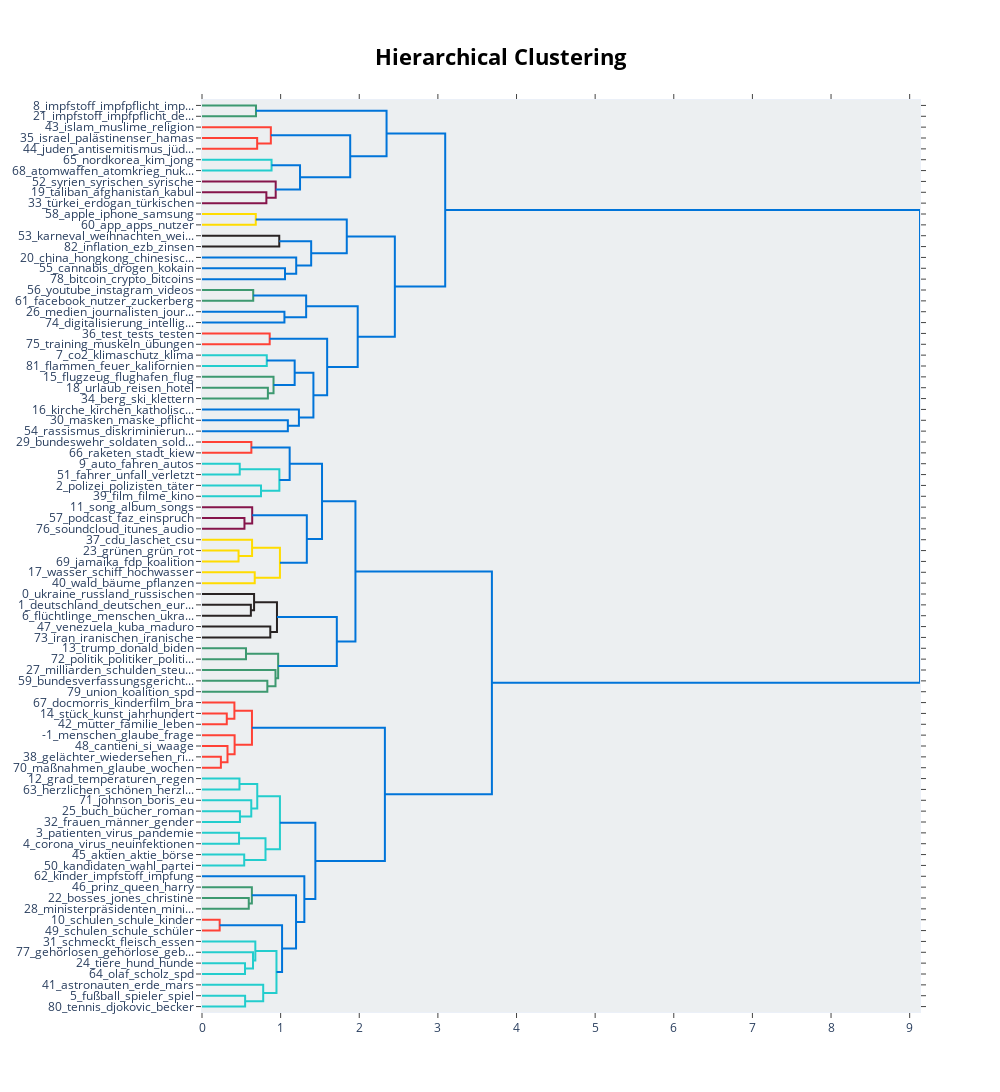

Source (notebook cell):
### Code cell
topic_model.visualize_hierarchy()

### Figure 1 — Plotly figure (JSON) as saved in the notebook; plotly's stock layout.template omitted (floating-point values rounded to 4 significant figures)
{"data": [{"hoverinfo": "text", "marker": {"color": "rgb(61,153,112)"}, "mode": "lines", "type": "scatter", "x": [0, 0.6864, 0.6864, 0], "xaxis": "x", "y": [-5, -5, -15, -15], "yaxis": "y"}, {"hoverinfo": "text", "marker": {"color": "rgb(255,65,54)"}, "mode": "lines", "type": "scatter", "x": [0, 0.7016, 0.7016, 0], "xaxis": "x", "y": [-35, -35, -45, -45], "yaxis": "y"}, {"hoverinfo": "text", "marker": {"color": "rgb(255,65,54)"}, "mode": "lines", "type": "scatter", "x": [0, 0.8755, 0.8755, 0.7016], "xaxis": "x", "y": [-25, -25, -40, -40], "yaxis": "y"}, {"hoverinfo": "text", "marker": {"color": "rgb(35,205,205)"}, "mode": "lines", "type": "scatter", "x": [0, 0.8846, 0.8846, 0], "xaxis": "x", "y": [-55, -55, -65, -65], "yaxis": "y"}, {"hoverinfo": "text", "marker": {"color": "rgb(133,20,75)"}, "mode": "lines", "type": "scatter", "x": [0, 0.8186, 0.8186, 0], "xaxis": "x", "y": [-85, -85, -95, -95], "yaxis": "y"}, {"hoverinfo": "text", "marker": {"color": "rgb(133,20,75)"}, "mode": "lines", "type": "scatter", "x": [0, 0.9373, 0.9373, 0.8186], "xaxis": "x", "y": [-75, -75, -90, -90], "yaxis": "y"}, {"hoverinfo": "text", "marker": {"color": "rgb(0,116,217)"}, "mode": "lines", "type": "scatter", "x": [0.8846, 1.247, 1.247, 0.9373], "xaxis": "x", "y": [-60, -60, -82.5, -82.5], "yaxis": "y"}, {"hoverinfo": "text", "marker": {"color": "rgb(0,116,217)"}, "mode": "lines", "type": "scatter", "x": [0.8755, 1.885, 1.885, 1.247], "xaxis": "x", "y": [-32.5, -32.5, -71.25, -71.25], "yaxis": "y"}, {"hoverinfo": "text", "marker": {"color": "rgb(0,116,217)"}, "mode": "lines", "type": "scatter", "x": [0.6864, 2.347, 2.347, 1.885], "xaxis": "x", "y": [-10, -10, -51.88, -51.88], "yaxis": "y"}, {"hoverinfo": "text", "marker": {"color": "rgb(255,220,0)"}, "mode": "lines", "type": "scatter", "x": [0, 0.684, 0.684, 0], "xaxis": "x", "y": [-105, -105, -115, -115], "yaxis": "y"}, {"hoverinfo": "text", "marker": {"color": "rgb(40,35,35)"}, "mode": "lines", "type": "scatter", "x": [0, 0.9826, 0.9826, 0], "xaxis": "x", "y": [-125, -125, -135, -135], "yaxis": "y"}, {"hoverinfo": "text", "marker": {"color": "rgb(0,116,217)"}, "mode": "lines", "type": "scatter", "x": [0, 1.056, 1.056, 0], "xaxis": "x", "y": [-155, -155, -165, -165], "yaxis": "y"}, {"hoverinfo": "text", "marker": {"color": "rgb(0,116,217)"}, "mode": "lines", "type": "scatter", "x": [0, 1.198, 1.198, 1.056], "xaxis": "x", "y": [-145, -145, -160, -160], "yaxis": "y"}, {"hoverinfo": "text", "marker": {"color": "rgb(0,116,217)"}, "mode": "lines", "type": "scatter", "x": [0.9826, 1.388, 1.388, 1.198], "xaxis": "x", "y": [-130, -130, -152.5, -152.5], "yaxis": "y"}, {"hoverinfo": "text", "marker": {"color": "rgb(0,116,217)"}, "mode": "lines", "type": "scatter", "x": [0.684, 1.841, 1.841, 1.388], "xaxis": "x", "y": [-110, -110, -141.2, -141.2], "yaxis": "y"}, {"hoverinfo": "text", "marker": {"color": "rgb(61,153,112)"}, "mode": "lines", "type": "scatter", "x": [0, 0.6514, 0.6514, 0], "xaxis": "x", "y": [-175, -175, -185, -185], "yaxis": "y"}, {"hoverinfo": "text", "marker": {"color": "rgb(0,116,217)"}, "mode": "lines", "type": "scatter", "x": [0, 1.048, 1.048, 0], "xaxis": "x", "y": [-195, -195, -205, -205], "yaxis": "y"}, {"hoverinfo": "text", "marker": {"color": "rgb(0,116,217)"}, "mode": "lines", "type": "scatter", "x": [0.6514, 1.325, 1.325, 1.048], "xaxis": "x", "y": [-180, -180, -200, -200], "yaxis": "y"}, {"hoverinfo": "text", "marker": {"color": "rgb(255,65,54)"}, "mode": "lines", "type": "scatter", "x": [0, 0.8609, 0.8609, 0], "xaxis": "x", "y": [-215, -215, -225, -225], "yaxis": "y"}, {"hoverinfo": "text", "marker": {"color": "rgb(35,205,205)"}, "mode": "lines", "type": "scatter", "x": [0, 0.8239, 0.8239, 0], "xaxis": "x", "y": [-235, -235, -245, -245], "yaxis": "y"}, {"hoverinfo": "text", "marker": {"color": "rgb(61,153,112)"}, "mode": "lines", "type": "scatter", "x": [0, 0.8378, 0.8378, 0], "xaxis": "x", "y": [-265, -265, -275, -275], "yaxis": "y"}, {"hoverinfo": "text", "marker": {"color": "rgb(61,153,112)"}, "mode": "lines", "type": "scatter", "x": [0, 0.9097, 0.9097, 0.8378], "xaxis": "x", "y": [-255, -255, -270, -270], "yaxis": "y"}, {"hoverinfo": "text", "marker": {"color": "rgb(0,116,217)"}, "mode": "lines", "type": "scatter", "x": [0.8239, 1.179, 1.179, 0.9097], "xaxis": "x", "y": [-240, -240, -262.5, -262.5], "yaxis": "y"}, {"hoverinfo": "text", "marker": {"color": "rgb(0,116,217)"}, "mode": "lines", "type": "scatter", "x": [0, 1.092, 1.092, 0], "xaxis": "x", "y": [-295, -295, -305, -305], "yaxis": "y"}, {"hoverinfo": "text", "marker": {"color": "rgb(0,116,217)"}, "mode": "lines", "type": "scatter", "x": [0, 1.233, 1.233, 1.092], "xaxis": "x", "y": [-285, -285, -300, -300], "yaxis": "y"}, {"hoverinfo": "text", "marker": {"color": "rgb(0,116,217)"}, "mode": "lines", "type": "scatter", "x": [1.179, 1.417, 1.417, 1.233], "xaxis": "x", "y": [-251.2, -251.2, -292.5, -292.5], "yaxis": "y"}, {"hoverinfo": "text", "marker": {"color": "rgb(0,116,217)"}, "mode": "lines", "type": "scatter", "x": [0.8609, 1.592, 1.592, 1.417], "xaxis": "x", "y": [-220, -220, -271.9, -271.9], "yaxis": "y"}, {"hoverinfo": "text", "marker": {"color": "rgb(0,116,217)"}, "mode": "lines", "type": "scatter", "x": [1.325, 1.98, 1.98, 1.592], "xaxis": "x", "y": [-190, -190, -245.9, -245.9], "yaxis": "y"}, {"hoverinfo": "text", "marker": {"color": "rgb(0,116,217)"}, "mode": "lines", "type": "scatter", "x": [1.841, 2.452, 2.452, 1.98], "xaxis": "x", "y": [-125.6, -125.6, -218.0, -218.0], "yaxis": "y"}, {"hoverinfo": "text", "marker": {"color": "rgb(0,116,217)"}, "mode": "lines", "type": "scatter", "x": [2.347, 3.093, 3.093, 2.452], "xaxis": "x", "y": [-30.94, -30.94, -171.8, -171.8], "yaxis": "y"}, {"hoverinfo": "text", "marker": {"color": "rgb(255,65,54)"}, "mode": "lines", "type": "scatter", "x": [0, 0.6277, 0.6277, 0], "xaxis": "x", "y": [-315, -315, -325, -325], "yaxis": "y"}, {"hoverinfo": "text", "marker": {"color": "rgb(35,205,205)"}, "mode": "lines", "type": "scatter", "x": [0, 0.4798, 0.4798, 0], "xaxis": "x", "y": [-335, -335, -345, -345], "yaxis": "y"}, {"hoverinfo": "text", "marker": {"color": "rgb(35,205,205)"}, "mode": "lines", "type": "scatter", "x": [0, 0.7503, 0.7503, 0], "xaxis": "x", "y": [-355, -355, -365, -365], "yaxis": "y"}, {"hoverinfo": "text", "marker": {"color": "rgb(35,205,205)"}, "mode": "lines", "type": "scatter", "x": [0.4798, 0.9839, 0.9839, 0.7503], "xaxis": "x", "y": [-340, -340, -360, -360], "yaxis": "y"}, {"hoverinfo": "text", "marker": {"color": "rgb(0,116,217)"}, "mode": "lines", "type": "scatter", "x": [0.6277, 1.115, 1.115, 0.9839], "xaxis": "x", "y": [-320, -320, -350, -350], "yaxis": "y"}, {"hoverinfo": "text", "marker": {"color": "rgb(133,20,75)"}, "mode": "lines", "type": "scatter", "x": [0, 0.54, 0.54, 0], "xaxis": "x", "y": [-385, -385, -395, -395], "yaxis": "y"}, {"hoverinfo": "text", "marker": {"color": "rgb(133,20,75)"}, "mode": "lines", "type": "scatter", "x": [0, 0.6385, 0.6385, 0.54], "xaxis": "x", "y": [-375, -375, -390, -390], "yaxis": "y"}, {"hoverinfo": "text", "marker": {"color": "rgb(255,220,0)"}, "mode": "lines", "type": "scatter", "x": [0, 0.4649, 0.4649, 0], "xaxis": "x", "y": [-415, -415, -425, -425], "yaxis": "y"}, {"hoverinfo": "text", "marker": {"color": "rgb(255,220,0)"}, "mode": "lines", "type": "scatter", "x": [0, 0.637, 0.637, 0.4649], "xaxis": "x", "y": [-405, -405, -420, -420], "yaxis": "y"}, {"hoverinfo": "text", "marker": {"color": "rgb(255,220,0)"}, "mode": "lines", "type": "scatter", "x": [0, 0.6704, 0.6704, 0], "xaxis": "x", "y": [-435, -435, -445, -445], "yaxis": "y"}, {"hoverinfo": "text", "marker": {"color": "rgb(255,220,0)"}, "mode": "lines", "type": "scatter", "x": [0.637, 0.9911, 0.9911, 0.6704], "xaxis": "x", "y": [-412.5, -412.5, -440, -440], "yaxis": "y"}, {"hoverinfo": "text", "marker": {"color": "rgb(0,116,217)"}, "mode": "lines", "type": "scatter", "x": [0.6385, 1.333, 1.333, 0.9911], "xaxis": "x", "y": [-382.5, -382.5, -426.2, -426.2], "yaxis": "y"}, {"hoverinfo": "text", "marker": {"color": "rgb(0,116,217)"}, "mode": "lines", "type": "scatter", "x": [1.115, 1.526, 1.526, 1.333], "xaxis": "x", "y": [-335, -335, -404.4, -404.4], "yaxis": "y"}, {"hoverinfo": "text", "marker": {"color": "rgb(40,35,35)"}, "mode": "lines", "type": "scatter", "x": [0, 0.6216, 0.6216, 0], "xaxis": "x", "y": [-465, -465, -475, -475], "yaxis": "y"}, {"hoverinfo": "text", "marker": {"color": "rgb(40,35,35)"}, "mode": "lines", "type": "scatter", "x": [0, 0.6624, 0.6624, 0.6216], "xaxis": "x", "y": [-455, -455, -470, -470], "yaxis": "y"}, {"hoverinfo": "text", "marker": {"color": "rgb(40,35,35)"}, "mode": "lines", "type": "scatter", "x": [0, 0.8685, 0.8685, 0], "xaxis": "x", "y": [-485, -485, -495, -495], "yaxis": "y"}, {"hoverinfo": "text", "marker": {"color": "rgb(40,35,35)"}, "mode": "lines", "type": "scatter", "x": [0.6624, 0.9535, 0.9535, 0.8685], "xaxis": "x", "y": [-462.5, -462.5, -490, -490], "yaxis": "y"}, {"hoverinfo": "text", "marker": {"color": "rgb(61,153,112)"}, "mode": "lines", "type": "scatter", "x": [0, 0.5595, 0.5595, 0], "xaxis": "x", "y": [-505, -505, -515, -515], "yaxis": "y"}, {"hoverinfo": "text", "marker": {"color": "rgb(61,153,112)"}, "mode": "lines", "type": "scatter", "x": [0, 0.8309, 0.8309, 0], "xaxis": "x", "y": [-535, -535, -545, -545], "yaxis": "y"}, {"hoverinfo": "text", "marker": {"color": "rgb(61,153,112)"}, "mode": "lines", "type": "scatter", "x": [0, 0.9348, 0.9348, 0.8309], "xaxis": "x", "y": [-525, -525, -540, -540], "yaxis": "y"}, {"hoverinfo": "text", "marker": {"color": "rgb(61,153,112)"}, "mode": "lines", "type": "scatter", "x": [0.5595, 0.9685, 0.9685, 0.9348], "xaxis": "x", "y": [-510, -510, -532.5, -532.5], "yaxis": "y"}, {"hoverinfo": "text", "marker": {"color": "rgb(0,116,217)"}, "mode": "lines", "type": "scatter", "x": [0.9535, 1.715, 1.715, 0.9685], "xaxis": "x", "y": [-476.2, -476.2, -521.2, -521.2], "yaxis": "y"}, {"hoverinfo": "text", "marker": {"color": "rgb(0,116,217)"}, "mode": "lines", "type": "scatter", "x": [1.526, 1.951, 1.951, 1.715], "xaxis": "x", "y": [-369.7, -369.7, -498.8, -498.8], "yaxis": "y"}, {"hoverinfo": "text", "marker": {"color": "rgb(255,65,54)"}, "mode": "lines", "type": "scatter", "x": [0, 0.3151, 0.3151, 0], "xaxis": "x", "y": [-565, -565, -575, -575], "yaxis": "y"}, {"hoverinfo": "text", "marker": {"color": "rgb(255,65,54)"}, "mode": "lines", "type": "scatter", "x": [0, 0.4121, 0.4121, 0.3151], "xaxis": "x", "y": [-555, -555, -570, -570], "yaxis": "y"}, {"hoverinfo": "text", "marker": {"color": "rgb(255,65,54)"}, "mode": "lines", "type": "scatter", "x": [0, 0.2403, 0.2403, 0], "xaxis": "x", "y": [-605, -605, -615, -615], "yaxis": "y"}, {"hoverinfo": "text", "marker": {"color": "rgb(255,65,54)"}, "mode": "lines", "type": "scatter", "x": [0, 0.3243, 0.3243, 0.2403], "xaxis": "x", "y": [-595, -595, -610, -610], "yaxis": "y"}, {"hoverinfo": "text", "marker": {"color": "rgb(255,65,54)"}, "mode": "lines", "type": "scatter", "x": [0, 0.4147, 0.4147, 0.3243], "xaxis": "x", "y": [-585, -585, -602.5, -602.5], "yaxis": "y"}, {"hoverinfo": "text", "marker": {"color": "rgb(255,65,54)"}, "mode": "lines", "type": "scatter", "x": [0.4121, 0.6354, 0.6354, 0.4147], "xaxis": "x", "y": [-562.5, -562.5, -593.8, -593.8], "yaxis": "y"}, {"hoverinfo": "text", "marker": {"color": "rgb(35,205,205)"}, "mode": "lines", "type": "scatter", "x": [0, 0.4766, 0.4766, 0], "xaxis": "x", "y": [-625, -625, -635, -635], "yaxis": "y"}, {"hoverinfo": "text", "marker": {"color": "rgb(35,205,205)"}, "mode": "lines", "type": "scatter", "x": [0, 0.4824, 0.4824, 0], "xaxis": "x", "y": [-655, -655, -665, -665], "yaxis": "y"}, {"hoverinfo": "text", "marker": {"color": "rgb(35,205,205)"}, "mode": "lines", "type": "scatter", "x": [0, 0.6266, 0.6266, 0.4824], "xaxis": "x", "y": [-645, -645, -660, -660], "yaxis": "y"}, {"hoverinfo": "text", "marker": {"color": "rgb(35,205,205)"}, "mode": "lines", "type": "scatter", "x": [0.4766, 0.7027, 0.7027, 0.6266], "xaxis": "x", "y": [-630, -630, -652.5, -652.5], "yaxis": "y"}, {"hoverinfo": "text", "marker": {"color": "rgb(35,205,205)"}, "mode": "lines", "type": "scatter", "x": [0, 0.4712, 0.4712, 0], "xaxis": "x", "y": [-675, -675, -685, -685], "yaxis": "y"}, {"hoverinfo": "text", "marker": {"color": "rgb(35,205,205)"}, "mode": "lines", "type": "scatter", "x": [0, 0.5368, 0.5368, 0], "xaxis": "x", "y": [-695, -695, -705, -705], "yaxis": "y"}, {"hoverinfo": "text", "marker": {"color": "rgb(35,205,205)"}, "mode": "lines", "type": "scatter", "x": [0.4712, 0.8076, 0.8076, 0.5368], "xaxis": "x", "y": [-680, -680, -700, -700], "yaxis": "y"}, {"hoverinfo": "text", "marker": {"color": "rgb(35,205,205)"}, "mode": "lines", "type": "scatter", "x": [0.7027, 0.991, 0.991, 0.8076], "xaxis": "x", "y": [-641.2, -641.2, -690, -690], "yaxis": "y"}, {"hoverinfo": "text", "marker": {"color": "rgb(61,153,112)"}, "mode": "lines", "type": "scatter", "x": [0, 0.5947, 0.5947, 0], "xaxis": "x", "y": [-735, -735, -745, -745], "yaxis": "y"}, {"hoverinfo": "text", "marker": {"color": "rgb(61,153,112)"}, "mode": "lines", "type": "scatter", "x": [0, 0.6342, 0.6342, 0.5947], "xaxis": "x", "y": [-725, -725, -740, -740], "yaxis": "y"}, {"hoverinfo": "text", "marker": {"color": "rgb(255,65,54)"}, "mode": "lines", "type": "scatter", "x": [0, 0.2247, 0.2247, 0], "xaxis": "x", "y": [-755, -755, -765, -765], "yaxis": "y"}, {"hoverinfo": "text", "marker": {"color": "rgb(35,205,205)"}, "mode": "lines", "type": "scatter", "x": [0, 0.5469, 0.5469, 0], "xaxis": "x", "y": [-795, -795, -805, -805], "yaxis": "y"}, {"hoverinfo": "text", "marker": {"color": "rgb(35,205,205)"}, "mode": "lines", "type": "scatter", "x": [0, 0.6487, 0.6487, 0.5469], "xaxis": "x", "y": [-785, -785, -800, -800], "yaxis": "y"}, {"hoverinfo": "text", "marker": {"color": "rgb(35,205,205)"}, "mode": "lines", "type": "scatter", "x": [0, 0.6782, 0.6782, 0.6487], "xaxis": "x", "y": [-775, -775, -792.5, -792.5], "yaxis": "y"}, {"hoverinfo": "text", "marker": {"color": "rgb(35,205,205)"}, "mode": "lines", "type": "scatter", "x": [0, 0.5484, 0.5484, 0], "xaxis": "x", "y": [-825, -825, -835, -835], "yaxis": "y"}, {"hoverinfo": "text", "marker": {"color": "rgb(35,205,205)"}, "mode": "lines", "type": "scatter", "x": [0, 0.7785, 0.7785, 0.5484], "xaxis": "x", "y": [-815, -815, -830, -830], "yaxis": "y"}, {"hoverinfo": "text", "marker": {"color": "rgb(35,205,205)"}, "mode": "lines", "type": "scatter", "x": [0.6782, 0.9471, 0.9471, 0.7785], "xaxis": "x", "y": [-783.8, -783.8, -822.5, -822.5], "yaxis": "y"}, {"hoverinfo": "text", "marker": {"color": "rgb(0,116,217)"}, "mode": "lines", "type": "scatter", "x": [0.2247, 1.018, 1.018, 0.9471], "xaxis": "x", "y": [-760, -760, -803.1, -803.1], "yaxis": "y"}, {"hoverinfo": "text", "marker": {"color": "rgb(0,116,217)"}, "mode": "lines", "type": "scatter", "x": [0.6342, 1.196, 1.196, 1.018], "xaxis": "x", "y": [-732.5, -732.5, -781.6, -781.6], "yaxis": "y"}, {"hoverinfo": "text", "marker": {"color": "rgb(0,116,217)"}, "mode": "lines", "type": "scatter", "x": [0, 1.302, 1.302, 1.196], "xaxis": "x", "y": [-715, -715, -757.0, -757.0], "yaxis": "y"}, {"hoverinfo": "text", "marker": {"color": "rgb(0,116,217)"}, "mode": "lines", "type": "scatter", "x": [0.991, 1.442, 1.442, 1.302], "xaxis": "x", "y": [-665.6, -665.6, -736.0, -736.0], "yaxis": "y"}, {"hoverinfo": "text", "marker": {"color": "rgb(0,116,217)"}, "mode": "lines", "type": "scatter", "x": [0.6354, 2.326, 2.326, 1.442], "xaxis": "x", "y": [-578.1, -578.1, -700.8, -700.8], "yaxis": "y"}, {"hoverinfo": "text", "marker": {"color": "rgb(0,116,217)"}, "mode": "lines", "type": "scatter", "x": [1.951, 3.687, 3.687, 2.326], "xaxis": "x", "y": [-434.2, -434.2, -639.5, -639.5], "yaxis": "y"}, {"hoverinfo": "text", "marker": {"color": "rgb(0,116,217)"}, "mode": "lines", "type": "scatter", "x": [3.093, 9.131, 9.131, 3.687], "xaxis": "x", "y": [-101.4, -101.4, -536.8, -536.8], "yaxis": "y"}], "layout": {"autosize": false, "height": 1460, "hoverlabel": {"bgcolor": "white", "font": {"family": "Rockwell", "size": 16}}, "hovermode": "closest", "plot_bgcolor": "#ECEFF1", "showlegend": false, "title": {"font": {"color": "Black", "size": 22}, "text": "<b>Hierarchical Clustering", "x": 0.5, "xanchor": "center", "yanchor": "top"}, "width": 1000, "xaxis": {"mirror": "allticks", "rangemode": "tozero", "showgrid": false, "showline": true, "showticklabels": true, "ticks": "outside", "type": "linear", "zeroline": false}, "yaxis": {"mirror": "allticks", "range": [-840, 0], "rangemode": "tozero", "showgrid": false, "showline": true, "showticklabels": true, "tickmode": "array", "ticks": "outside", "ticktext": ["8_impfstoff_impfpflicht_imp...", "21_impfstoff_impfpflicht_de...", "43_islam_muslime_religion", "35_israel_palästinenser_hamas", "44_juden_antisemitismus_jüd...", "65_nordkorea_kim_jong", "68_atomwaffen_atomkrieg_nuk...", "52_syrien_syrischen_syrische", "19_taliban_afghanistan_kabul", "33_türkei_erdogan_türkischen", "58_apple_iphone_samsung", "60_app_apps_nutzer", "53_karneval_weihnachten_wei...", "82_inflation_ezb_zinsen", "20_china_hongkong_chinesisc...", "55_cannabis_drogen_kokain", "78_bitcoin_crypto_bitcoins", "56_youtube_instagram_videos", "61_facebook_nutzer_zuckerberg", "26_medien_journalisten_jour...", "74_digitalisierung_intellig...", "36_test_tests_testen", "75_training_muskeln_übungen", "7_co2_klimaschutz_klima", "81_flammen_feuer_kalifornien", "15_flugzeug_flughafen_flug", "18_urlaub_reisen_hotel", "34_berg_ski_klettern", "16_kirche_kirchen_katholisc...", "30_masken_maske_pflicht", "54_rassismus_diskriminierun...", "29_bundeswehr_soldaten_sold...", "66_raketen_stadt_kiew", "9_auto_fahren_autos", "51_fahrer_unfall_verletzt", "2_polizei_polizisten_täter", "39_film_filme_kino", "11_song_album_songs", "57_podcast_faz_einspruch", "76_soundcloud_itunes_audio", "37_cdu_laschet_csu", "23_grünen_grün_rot", "69_jamaika_fdp_koalition", "17_wasser_schiff_hochwasser", "40_wald_bäume_pflanzen", "0_ukraine_russland_russischen", "1_deutschland_deutschen_eur...", "6_flüchtlinge_menschen_ukra...", "47_venezuela_kuba_maduro", "73_iran_iranischen_iranische", "13_trump_donald_biden", "72_politik_politiker_politi...", "27_milliarden_schulden_steu...", "59_bundesverfassungsgericht...", "79_union_koalition_spd", "67_docmorris_kinderfilm_bra", "14_stück_kunst_jahrhundert", "42_mutter_familie_leben", "-1_menschen_glaube_frage", "48_cantieni_si_waage", "38_gelächter_wiedersehen_ri...", "70_maßnahmen_glaube_wochen", "12_grad_temperaturen_regen", "63_herzlichen_schönen_herzl...", "71_johnson_boris_eu", "25_buch_bücher_roman", "32_frauen_männer_gender", "3_patienten_virus_pandemie", "4_corona_virus_neuinfektionen", "45_aktien_aktie_börse", "50_kandidaten_wahl_partei", "62_kinder_impfstoff_impfung", "46_prinz_queen_harry", "22_bosses_jones_christine", "28_ministerpräsidenten_mini...", "10_schulen_schule_kinder", "49_schulen_schule_schüler", "31_schmeckt_fleisch_essen", "77_gehörlosen_gehörlose_geb...", "24_tiere_hund_hunde", "64_olaf_scholz_spd", "41_astronauten_erde_mars", "5_fußball_spieler_spiel", "80_tennis_djokovic_becker"], "tickvals": [-5, -15, -25, -35, -45, -55, -65, -75, -85, -95, -105, -115, -125, -135, -145, -155, -165, -175, -185, -195, -205, -215, -225, -235, -245, -255, -265, -275, -285, -295, -305, -315, -325, -335, -345, -355, -365, -375, -385, -395, -405, -415, -425, -435, -445, -455, -465, -475, -485, -495, -505, -515, -525, -535, -545, -555, -565, -575, -585, -595, -605, -615, -625, -635, -645, -655, -665, -675, -685, -695, -705, -715, -725, -735, -745, -755, -765, -775, -785, -795, -805, -815, -825, -835], "type": "linear", "zeroline": false}}}
